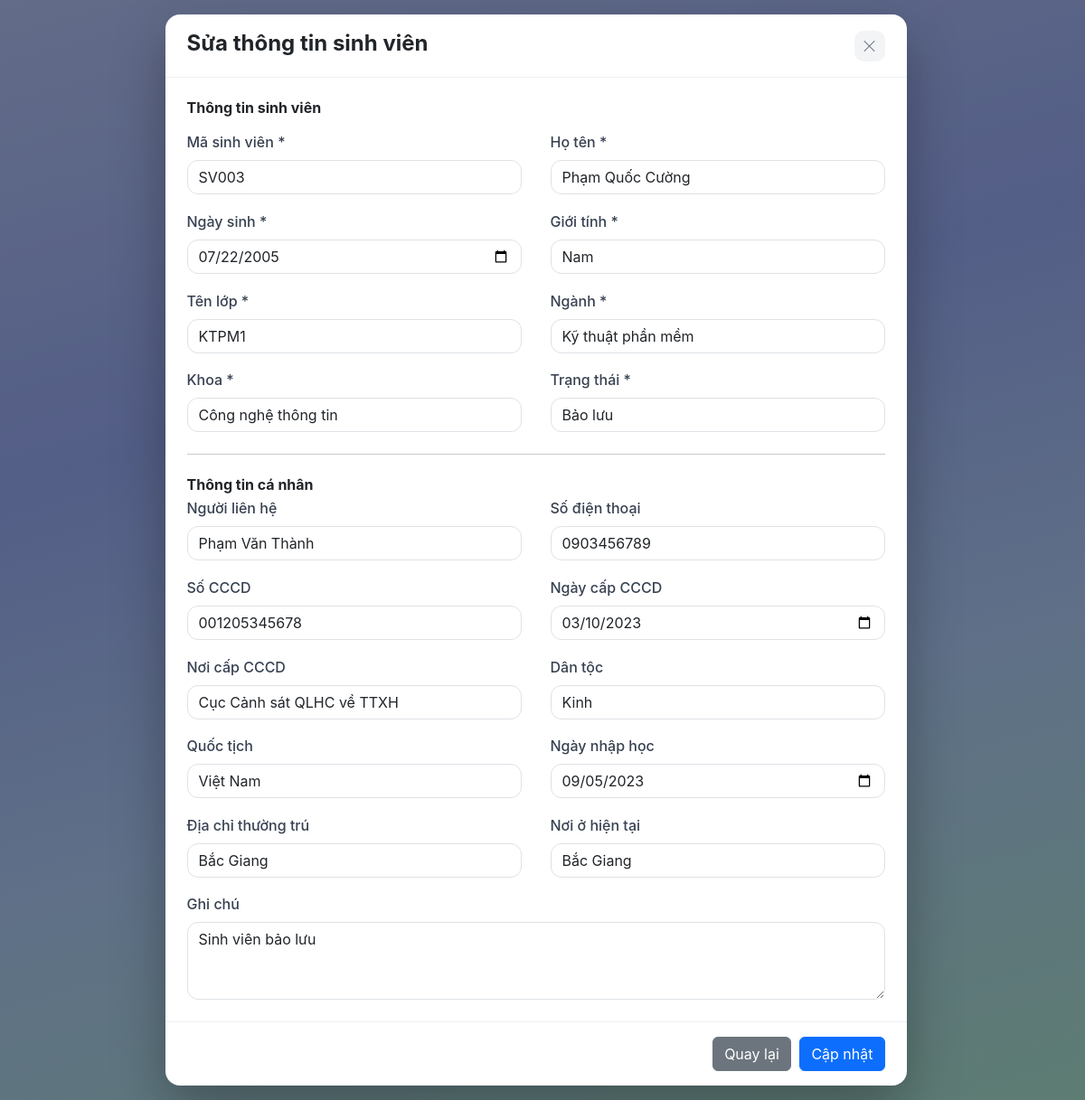
Page /public/?controller=student&action=edit&id=SV003 (signed in) on the committed database.
### tables this page shows
CREATE TABLE students (
ma_sv VARCHAR(10) PRIMARY KEY,
cccd VARCHAR(12),
ngay_cap_cccd DATE,
noi_cap_cccd VARCHAR(100),
dan_toc VARCHAR(50),
quoc_tich VARCHAR(50),
dia_chi_thuong_tru VARCHAR(200),
noi_o_hien_tai VARCHAR(200),
ngay_nhap_hoc DATE,
nguoi_lien_he VARCHAR(100),
sdt_nguoi_lien_he VARCHAR(15),
ghi_chu VARCHAR(200),

    FOREIGN KEY (ma_sv) REFERENCES student(ma_sv)

);

CREATE TABLE student (
    ma_sv VARCHAR(10) PRIMARY KEY,
    ho_ten VARCHAR(100) NOT NULL,
    ngay_sinh DATE NOT NULL,
    gioi_tinh VARCHAR(10) NOT NULL,
    ten_lop VARCHAR(50) NOT NULL,
    nganh VARCHAR(100) NOT NULL,
    khoa VARCHAR(100) NOT NULL,
    trang_thai VARCHAR(30) NOT NULL
);

### app/controllers/StudentController.php (called while the page is built, shortened)
<?php
require_once APP_ROOT . '/app/services/StudentService.php';
class StudentController
{
    public function edit($id)
    {
        $student = (new StudentService())->getStudentById($id);
        $q = isset($_GET['q']) && is_string($_GET['q'])
            ? trim($_GET['q'])
            : '';
        include APP_ROOT . '/app/views/student/edit.php';
    }
}

### app/services/StudentService.php (called while the page is built, shortened)
<?php
class StudentService
{
    public function getStudentById($id)
    {
        $dbConnection = new DBConnection();
        $conn = $dbConnection->getConnection();
        $sql = "SELECT s.ma_sv, s.ho_ten, s.ngay_sinh, s.gioi_tinh, s.ten_lop, s.nganh, s.khoa, s.trang_thai,
                       sd.cccd, sd.ngay_cap_cccd, sd.noi_cap_cccd, sd.dan_toc, sd.quoc_tich,
                       sd.dia_chi_thuong_tru, sd.noi_o_hien_tai, sd.ngay_nhap_hoc,
                       sd.nguoi_lien_he, sd.sdt_nguoi_lien_he, sd.ghi_chu
                FROM student s
                LEFT JOIN students sd ON s.ma_sv = sd.ma_sv
                WHERE s.ma_sv = ?";
        $stmt = $conn->prepare($sql);
        $stmt->execute([$id]);
        return $stmt->fetch(PDO::FETCH_OBJ);
    }
}

### app/views/student/edit.php (the view, shortened to what this page needs)
<!DOCTYPE html>
<html lang="vi">
<head>
    <link href="https://cdn.jsdelivr.net/npm/bootstrap@5.3.8/dist/css/bootstrap.min.css" rel="stylesheet">
    <link rel="stylesheet" href="https://cdn.jsdelivr.net/npm/bootstrap-icons@1.13.1/font/bootstrap-icons.min.css">
    <link rel="stylesheet" href="assets/css/style.css?v=<?= defined('CSS_VERSION') ? CSS_VERSION : 6 ?>">
</head>
<body class="dash-page">
    <div class="popup">
        <form class="popup-card popup-form" action="?controller=student&action=update&id=<?= urlencode($student->ma_sv) ?>" method="post">
            <div class="popup-head">
                <div>
                    <h4 class="mb-1 fw-bold">Sửa thông tin sinh viên</h4>
                </div>
                <a href="?controller=student&action=index<?= $q !== '' ? '&q=' . urlencode($q) : '' ?>" class="popup-close" title="Đóng" aria-label="Đóng">
                    <i class="bi bi-x-lg"></i>
                </a>
            </div>
            <div class="popup-body">
                <h6 class="fw-bold mb-3">Thông tin sinh viên</h6>
                <div class="detail-grid">
                    <div>
                        <label for="ma_sv" class="form-label">Mã sinh viên *</label>
                        <input type="text" name="ma_sv" id="ma_sv" class="form-control" value="<?= htmlspecialchars($student->ma_sv, ENT_QUOTES, 'UTF-8') ?>" readonly>
                    </div>
                    <div>
                        <label for="ho_ten" class="form-label">Họ tên *</label>
                        <input type="text" name="ho_ten" id="ho_ten" class="form-control" value="<?= htmlspecialchars($student->ho_ten ?? '', ENT_QUOTES, 'UTF-8') ?>" required>
                    </div>
                    <div>
                        <label for="ngay_sinh" class="form-label">Ngày sinh *</label>
                        <input type="date" name="ngay_sinh" id="ngay_sinh" class="form-control" value="<?= htmlspecialchars($student->ngay_sinh ?? '', ENT_QUOTES, 'UTF-8') ?>">
                    </div>
                    <div>
                        <label for="gioi_tinh" class="form-label">Giới tính *</label>
                        <select name="gioi_tinh" id="gioi_tinh" class="form-control">
                            <?php foreach (['Nam', 'Nữ', 'Khác'] as $value): ?>
                                <option value="<?= $value ?>" <?= ($student->gioi_tinh ?? '') === $value ? 'selected' : '' ?>><?= $value ?></option>
                            <?php endforeach; ?>
                        </select>
                    </div>
                    <div>
                        <label for="ten_lop" class="form-label">Tên lớp *</label>
                        <input type="text" name="ten_lop" id="ten_lop" class="form-control" value="<?= htmlspecialchars($student->ten_lop ?? '', ENT_QUOTES, 'UTF-8') ?>">
                    </div>
                    <div>
                        <label for="nganh" class="form-label">Ngành *</label>
                        <input type="text" name="nganh" id="nganh" class="form-control" value="<?= htmlspecialchars($student->nganh ?? '', ENT_QUOTES, 'UTF-8') ?>">
                    </div>
                    <div>
                        <label for="khoa" class="form-label">Khoa *</label>
                        <input type="text" name="khoa" id="khoa" class="form-control" value="<?= htmlspecialchars($student->khoa ?? '', ENT_QUOTES, 'UTF-8') ?>">
                    </div>
                    <div>
                        <label for="trang_thai" class="form-label">Trạng thái *</label>
                        <select name="trang_thai" id="trang_thai" class="form-control">
                            <?php foreach (['Đang học', 'Bảo lưu', 'Thôi học', 'Đã tốt nghiệp'] as $value): ?>
                                <option value="<?= $value ?>" <?= ($student->trang_thai ?? '') === $value ? 'selected' : '' ?>><?= $value ?></option>
                            <?php endforeach; ?>
                        </select>
                    </div>
                </div>
                <hr class="my-4">
                <h6 class="fw-bold mb-1">Thông tin cá nhân</h6>
                <div class="detail-grid">
                    <div>
                        <label for="nguoi_lien_he" class="form-label">Người liên hệ</label>
                        <input type="text" name="nguoi_lien_he" id="nguoi_lien_he" class="form-control" value="<?= htmlspecialchars($student->nguoi_lien_he ?? '', ENT_QUOTES, 'UTF-8') ?>">
                    </div>
                    <div>
                        <label for="sdt_nguoi_lien_he" class="form-label">Số điện thoại</label>
                        <input type="text" name="sdt_nguoi_lien_he" id="sdt_nguoi_lien_he" class="form-control" value="<?= htmlspecialchars($student->sdt_nguoi_lien_he ?? '', ENT_QUOTES, 'UTF-8') ?>">
                    </div>
                    <div>
                        <label for="cccd" class="form-label">Số CCCD</label>
                        <input type="text" name="cccd" id="cccd" class="form-control" value="<?= htmlspecialchars($student->cccd ?? '', ENT_QUOTES, 'UTF-8') ?>">
                    </div>
                    <div>
                        <label for="ngay_cap_cccd" class="form-label">Ngày cấp CCCD</label>
                        <input type="date" name="ngay_cap_cccd" id="ngay_cap_cccd" class="form-control" value="<?= htmlspecialchars($student->ngay_cap_cccd ?? '', ENT_QUOTES, 'UTF-8') ?>">
                    </div>
                    <div>
                        <label for="noi_cap_cccd" class="form-label">Nơi cấp CCCD</label>
                        <input type="text" name="noi_cap_cccd" id="noi_cap_cccd" class="form-control" value="<?= htmlspecialchars($student->noi_cap_cccd ?? '', ENT_QUOTES, 'UTF-8') ?>">
                    </div>
                    <div>
                        <label for="dan_toc" class="form-label">Dân tộc</label>
                        <input type="text" name="dan_toc" id="dan_toc" class="form-control" value="<?= htmlspecialchars($student->dan_toc ?? '', ENT_QUOTES, 'UTF-8') ?>">
                    </div>
                    <div>
                        <label for="quoc_tich" class="form-label">Quốc tịch</label>
                        <input type="text" name="quoc_tich" id="quoc_tich" class="form-control" value="<?= htmlspecialchars($student->quoc_tich ?? '', ENT_QUOTES, 'UTF-8') ?>">
                    </div>
                    <div>
                        <label for="ngay_nhap_hoc" class="form-label">Ngày nhập học</label>
                        <input type="date" name="ngay_nhap_hoc" id="ngay_nhap_hoc" class="form-control" value="<?= htmlspecialchars($student->ngay_nhap_hoc ?? '', ENT_QUOTES, 'UTF-8') ?>">
                    </div>
                    <div>
                        <label for="dia_chi_thuong_tru" class="form-label">Địa chỉ thường trú</label>
                        <input type="text" name="dia_chi_thuong_tru" id="dia_chi_thuong_tru" class="form-control" value="<?= htmlspecialchars($student->dia_chi_thuong_tru ?? '', ENT_QUOTES, 'UTF-8') ?>">
                    </div>
                    <div>
                        <label for="noi_o_hien_tai" class="form-label">Nơi ở hiện tại</label>
                        <input type="text" name="noi_o_hien_tai" id="noi_o_hien_tai" class="form-control" value="<?= htmlspecialchars($student->noi_o_hien_tai ?? '', ENT_QUOTES, 'UTF-8') ?>">
                    </div>
                    <div style="grid-column: 1 / -1;">
                        <label for="ghi_chu" class="form-label">Ghi chú</label>
                        <textarea name="ghi_chu" id="ghi_chu" class="form-control" rows="3"><?= htmlspecialchars($student->ghi_chu ?? '', ENT_QUOTES, 'UTF-8') ?></textarea>
                    </div>
                </div>
            </div>
            <div class="popup-foot">
                <a href="?controller=student&action=index<?= $q !== '' ? '&q=' . urlencode($q) : '' ?>" class="btn btn-secondary">Quay lại</a>
                <button type="submit" class="btn btn-primary" name="btn_update">Cập nhật</button>
            </div>
        </form>
    </div>
</body>
</html>

### public/assets/css/style.css (style rules this page uses)
:root { --indigo: #4f46e5; }
body { font-family: 'Inter', 'Segoe UI', system-ui, sans-serif; }
.form-control { border-radius: 12px; }
body.dash-page { background: linear-gradient(165deg, #c7d2fe 0%, #a5b4fc 35%, #bfdbfe 65%, #bbf7d0 100%); min-height: 100vh; }
.popup { position: fixed; inset: 0; z-index: 1050; background: rgba(17, 24, 39, 0.55); display: flex; align-items: flex-start; justify-content: center; padding: 1rem; overflow-y: auto; scrollbar-gutter: stable; }
.popup-card { background: #fff; border-radius: 16px; width: min(820px, calc(100vw - 2rem)); max-width: 820px; height: calc(100vh - 2rem); max-height: calc(100vh - 2rem); min-height: 0; display: flex; flex-direction: column; overflow: hidden; box-shadow: 0 25px 60px rgba(0, 0, 0, 0.3); }
.popup-head { display: flex; align-items: flex-start; justify-content: space-between; gap: 1rem; padding: 1.1rem 1.5rem; border-bottom: 1px solid #eef0f4; flex-shrink: 0; }
.popup-body { padding: 1.5rem; overflow-y: auto; flex: 1 1 auto; min-height: 0; }
.popup-foot { display: flex; justify-content: flex-end; gap: 0.6rem; padding: 1rem 1.5rem; border-top: 1px solid #eef0f4; flex-shrink: 0; }
.popup-close { border: 0; background: #f3f4f6; border-radius: 10px; width: 34px; height: 34px; font-size: 1rem; line-height: 1; color: #6b7280; text-decoration: none; display: inline-flex; align-items: center; justify-content: center; flex: none; }
.form-label { font-weight: 500; color: #374151; }
.popup-form { display: flex; flex-direction: column; width: 100%; height: 100%; min-height: 0; }
.detail-grid { display: grid; grid-template-columns: 1fr 1fr; gap: 1.1rem 2rem; }

### rows in the picture
students: ma_sv "SV003", ho_ten "Phạm Quốc Cường", ngay_sinh "07/22/2005", ten_lop "KTPM1", nganh "Kỹ thuật phần mềm", khoa "Công nghệ thông tin", nguoi_lien_he "Phạm Văn Thành", sdt_nguoi_lien_he "0903456789", cccd "001205345678", ngay_cap_cccd "03/10/2023", noi_cap_cccd "Cục Cảnh sát QLHC về TTXH", dan_toc "Kinh", quoc_tich "Việt Nam", ngay_nhap_hoc "09/05/2023", dia_chi_thuong_tru "Bắc Giang", noi_o_hien_tai "Bắc Giang", ghi_chu "Sinh viên bảo lưu"
student: gioi_tinh "Nam", trang_thai "Bảo lưu"
